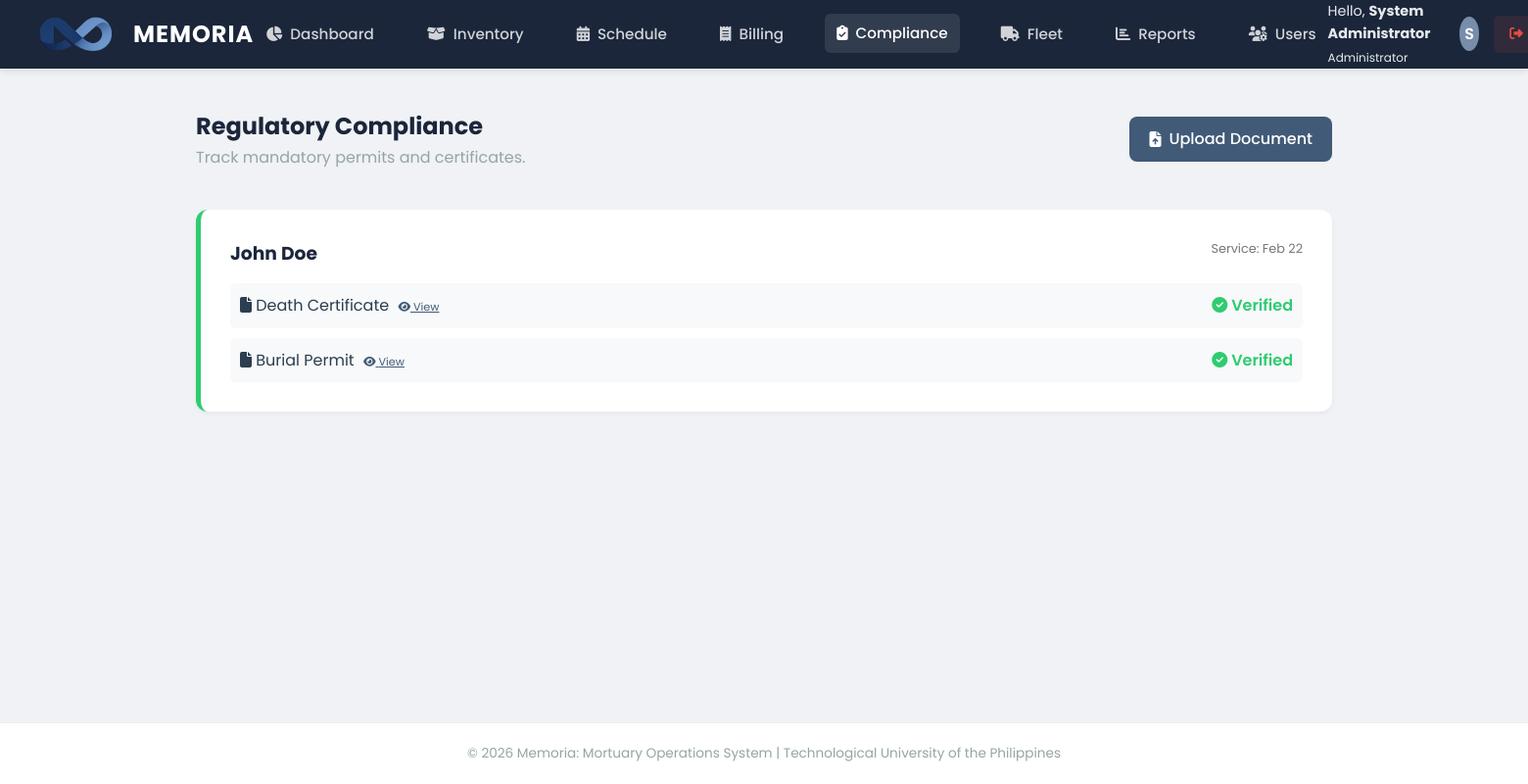
The page /modules/compliance/tracking.php (signed in) on the database its author committed.
### tables this page shows
CREATE TABLE `reservations` (
  `id` int(11) NOT NULL,
  `chapel_name` varchar(50) NOT NULL,
  `deceased_name` varchar(100) NOT NULL,
  `start_date` datetime NOT NULL,
  `end_date` datetime NOT NULL,
  `reserved_by` int(11) DEFAULT NULL
);

CREATE TABLE `documents` (
  `id` int(11) NOT NULL,
  `reservation_id` int(11) NOT NULL,
  `document_type` enum('Death Certificate','Burial Permit','Transfer Permit') NOT NULL,
  `reference_number` varchar(100) DEFAULT NULL,
  `status` enum('Pending','Verified','Rejected') DEFAULT 'Pending',
  `uploaded_at` timestamp NOT NULL DEFAULT current_timestamp(),
  `file_path` varchar(255) DEFAULT NULL
);

### modules/compliance/tracking.php (the view, shortened to what this page needs)
<?php
include('../../includes/header.php');
?>
<div class="panel-header" style="border-bottom: none;">
    <div>
        <h1 style="font-size: 1.5rem; color: var(--deep-navy);">Regulatory Compliance</h1>
        <p style="color: var(--text-light);">Track mandatory permits and certificates.</p>
    </div>
    <a href="upload_doc.php" class="btn btn-primary"><i class="fas fa-file-upload"></i> Upload Document</a>
</div>
<div class="dashboard-grid">
    <?php
    $sql = "SELECT id, deceased_name, start_date FROM reservations WHERE end_date >= CURDATE() ORDER BY start_date ASC";
    $result = mysqli_query($conn, $sql);
    while($row = mysqli_fetch_assoc($result)):
        $res_id = $row['id'];
        $docs = [];
        $res_docs = mysqli_query($conn, "SELECT * FROM documents WHERE reservation_id = $res_id");
        while($d = mysqli_fetch_assoc($res_docs)) {
            $docs[$d['document_type']] = $d;
        }
        $has_death_cert = isset($docs['Death Certificate']) && $docs['Death Certificate']['status'] == 'Verified';
        $has_permit = isset($docs['Burial Permit']) && $docs['Burial Permit']['status'] == 'Verified';
        $is_compliant = $has_death_cert && $has_permit;
    ?>
    <div class="panel" style="border-left: 5px solid <?= $is_compliant ? 'var(--success)' : 'var(--danger)' ?>;">
        <div style="display: flex; justify-content: space-between; align-items: start; margin-bottom: 15px;">
            <h3 style="margin: 0; color: var(--deep-navy);"><?= htmlspecialchars($row['deceased_name']) ?></h3>
            <span style="font-size: 0.8rem; color: #777;">Service: <?= date('M d', strtotime($row['start_date'])) ?></span>
        </div>
        <div style="display: grid; gap: 10px;">
            <?php
            $required_docs = ['Death Certificate', 'Burial Permit'];
            foreach($required_docs as $dtype):
                $doc_exists = isset($docs[$dtype]);
                $d_status = $doc_exists ? $docs[$dtype]['status'] : 'Missing';
                $file = $doc_exists ? $docs[$dtype]['file_path'] : '';
            ?>
            <div style="display: flex; justify-content: space-between; align-items: center; background: #f8f9fa; padding: 10px; border-radius: 6px;">
                <div>
                    <i class="fas fa-file"></i> <?= $dtype ?>
                    <?php if(!empty($file)): ?>
                        <a href="../../uploads/<?= $file ?>" target="_blank" style="font-size: 0.7rem; color: var(--slate-blue); margin-left: 5px;"><i class="fas fa-eye"></i> View</a>
                    <?php endif; ?>
                </div>
                <div>
                    <?php if($d_status == 'Verified'): ?>
                        <span style="color: var(--success); font-weight: 600;"><i class="fas fa-check-circle"></i> Verified</span>
                    <?php else: ?>
                        <span style="color: var(--danger); font-size: 0.8rem;">Missing</span>
                    <?php endif; ?>
                </div>
            </div>
            <?php endforeach; ?>
        </div>
    </div>
    <?php endwhile; ?>
</div>
<?php include('../../includes/footer.php'); ?>

### assets/css/style.css (style rules this page uses)
:root { --deep-navy: #1B263B; --slate-blue: #415A77; --cloud-gray: #E0E1DD; --muted-teal: #778DA9; --white: #FFFFFF; --danger: #e74c3c; --success: #2ecc71; --text-dark: #2c3e50; --text-light: #95a5a6; --shadow-sm: 0 2px 4px rgba(0,0,0,0.05); --shadow-md: 0 4px 6px rgba(0,0,0,0.07); --shadow-lg: 0 10px 15px rgba(0,0,0,0.1); }
* { margin: 0; padding: 0; box-sizing: border-box; }
body { font-family: 'Poppins', sans-serif; background-color: #F0F2F5; color: var(--text-dark); line-height: 1.6; min-height: 100vh; display: flex; flex-direction: column; }
.dashboard-grid { display: grid; grid-template-columns: repeat(auto-fit, minmax(280px, 1fr)); gap: 25px; margin-bottom: 40px; }
.panel { background: var(--white); border-radius: 12px; box-shadow: var(--shadow-sm); padding: 30px; margin-bottom: 30px; }
.panel-header { display: flex; justify-content: space-between; align-items: center; margin-bottom: 25px; border-bottom: 1px solid #eee; padding-bottom: 15px; }
.btn { padding: 10px 20px; border-radius: 8px; font-weight: 500; cursor: pointer; border: none; transition: all 0.2s; text-decoration: none; display: inline-flex; align-items: center; gap: 8px; }
.btn-primary { background: var(--slate-blue); color: white; }

### rows shown on the page
reservations: deceased_name "John Doe", start_date "Feb 22"
documents: dtype "Death Certificate", status "Verified" (drawn)
documents: dtype "Burial Permit", status "Verified" (drawn)

### other values the page prints
$_SESSION['full_name'] "System Administrator"
$_SESSION['role'] "Administrator"
substr($_SESSION['full_name'], 0, 1) "S"
